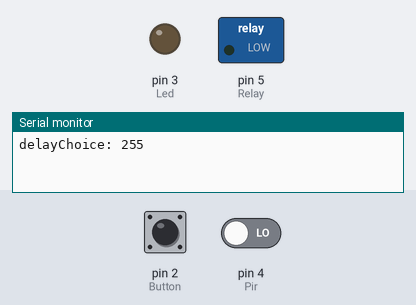
This sketch was run on a simulated Arduino Uno, built with avr-gcc and run on an emulated ATmega328P. On the bench: switched loads named in the sketch (green lamp = pin HIGH), output pins drawn as LEDs (lit = HIGH), the last lines printed to the serial monitor. Dashed ring = blinking. The test bench sets the inputs (shaded band); at power-on: pin 4 (Pir) LOW, pin 2 (Button) HIGH. EEPROM starts erased.

Above: at 1.2 s.
1.3 s: pin 4 (Pir) driven HIGH
At 2.7 s:
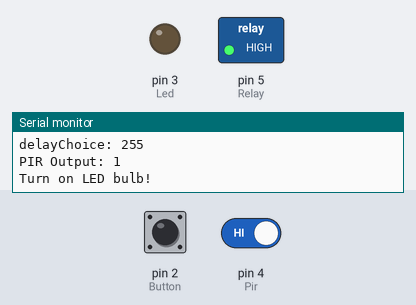
3.0 s: pin 2 (Button) pulled LOW for 0.15 s
At 3.25 s:
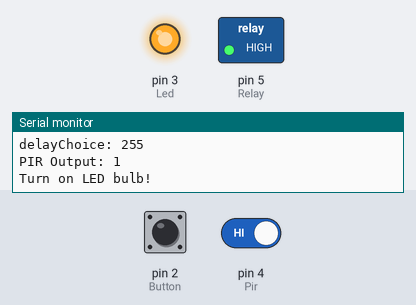
4.8 s: pin 2 (Button) pulled LOW for 3.2 s
At 8.1 s:
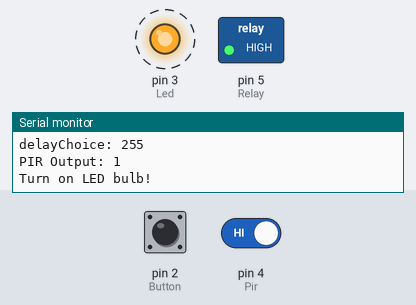
10.1 s: pin 2 (Button) pulled LOW for 1 s
At 12.7 s:
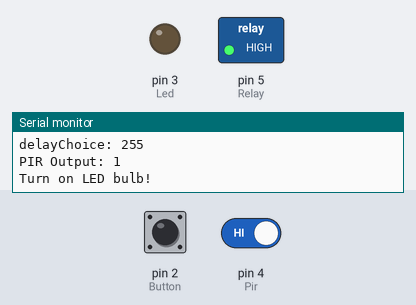
Timing chart, 0 to 14.2 s (numbered marks = the images above; inputs shaded):
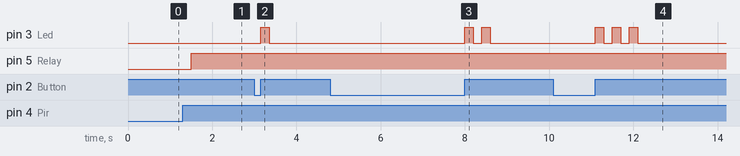

Measured:
- after the input at 1.3 s, pin 5 (Relay): LOW → HIGH after 0.20 s
- after the input at 3.0 s, pin 3 (Led): LOW → HIGH after 0.15 s, → LOW 0.20 s later
- after the input at 4.8 s, pin 3 (Led): alternates HIGH for 0.20 s and LOW for 0.20 s, 4 changes in all, then stays LOW, starting after 3.2 s
- after the input at 10.1 s, pin 3 (Led): alternates HIGH for 0.20 s and LOW for 0.20 s, 6 changes in all, then stays LOW, starting after 1.0 s

The sketch:

PIR_Button_Led_Relay.ino
```cpp
#include <EEPROM.h>

#define Button 2
#define Led 3
#define Pir 4
#define Relay 5

byte delayArray[3] = {5, 10, 15};
byte delayChoice = EEPROM.read(0);
byte delayChoiceBlink = EEPROM.read(0);

void adjustDelayTime() {
    if (!digitalRead(Button)) {
        delay(20);
        if (!digitalRead(Button)) {
            if (delayChoice < 2) {
                delayChoice++;
                EEPROM.update(0, delayChoice);
            } else {
                delayChoice = 0;
                EEPROM.update(0, delayChoice);
            }
            while (!digitalRead(Button)) {
            }
        }
    }
}

void setup() {
    Serial.begin(9600);
    pinMode(Button, INPUT_PULLUP);
    pinMode(Led, OUTPUT);
    pinMode(Pir, INPUT);
    pinMode(Relay, OUTPUT);
    attachInterrupt(0, adjustDelayTime, FALLING);
    Serial.print("delayChoice: ");
    Serial.println(delayChoice);
}

void blinkLed() {
    if (delayChoiceBlink != delayChoice) {
        delayChoiceBlink = delayChoice;
        for (int i = 0; i <= delayChoice; i++) {
            digitalWrite(Led, HIGH);
            delay(200);
            digitalWrite(Led, LOW);
            delay(200);
        }
    }
}

void delayPir(int delayValue) {
    for (int i = 0; i < (5 * delayValue); i++) {
        blinkLed();
        delay(200);
        if (digitalRead(Pir)) {
            Serial.println("New moves detected!");
            i = 0;
        }
    }
}

void delayPirNoRepeat(int delayValue) {
    for (int i = 0; i < (5 * delayValue); i++) {
        blinkLed();
        delay(200);
    }
}

void loop() {
    blinkLed();
    if (digitalRead(Pir)) {
        Serial.println("PIR Output: 1");
        delay(200);
        if (digitalRead(Pir)) {
            Serial.println("Turn on LED bulb!");
            digitalWrite(Relay, HIGH);
            while (digitalRead(Pir)) {
                blinkLed();
            }
            Serial.println("PIR Output: 0");
            delayPirNoRepeat(3);
            delayPir(delayArray[delayChoice]);
            Serial.println("Turn off LED bulb!");
            digitalWrite(Relay, LOW);
        }
    }
}
```
